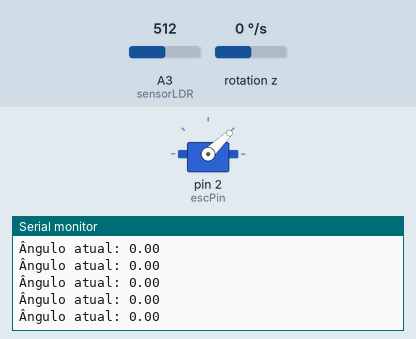
Simulated run of this sketch. Board: Arduino Uno, built with avr-gcc and run on an emulated ATmega328P. On the bench: servo, the last lines printed to the serial monitor. Wiring (inferred from the names in the program): MPU-6050 motion sensor at I2C address 0x68. The inputs (shaded band) are chosen by the test bench; at power-on: rotation z 0 °/s, A3 (sensorLDR) = 512.

Above: at 8.3 s.
8.4 s: rotation z set to -192 °/s
At 9.1 s:
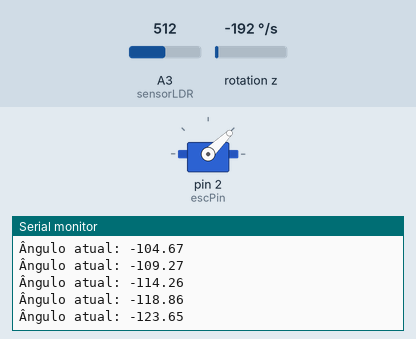
11.4 s: rotation z set to -100 °/s
At 12.0 s:
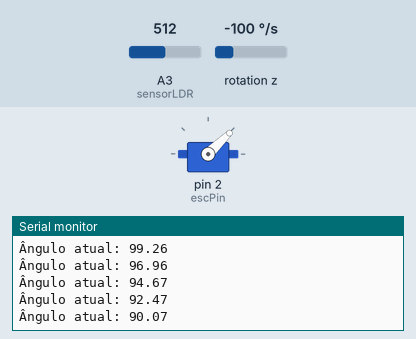
Timing chart, 0 to 14.4 s (numbered marks = the images above; inputs shaded):
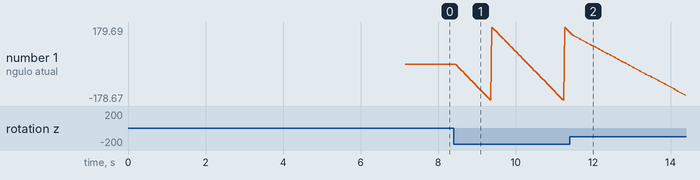

Measured:
- after the input at 8.4 s, the serial monitor: prints a new line after 0.07 s (image 1)
- plotted number 1: 0 → 156 after the input at 8.4 s

The sketch:

controledeatitude_v1.ino
```cpp
#include <Servo.h>
#include <Wire.h>

// --- ESC (opcional, pode remover se não usar agora) ---
Servo esc;
const int escPin = 2;

// --- LDR ---
int sensorLDR = A3;
double menorLuz = 1023.0;  // começa no máximo possível do ADC
double anguloMaisClaro = 0.0;

// --- MPU6050 ---
#define MPU_ADDRESS 0x68
double GYRO_ERROR = 0.0;
double yawAngle = 0, yawAngularSpeed = 0;

// --- Filtro simples ---
const int numReadings = 20;
double readings[numReadings];
int readIndex = 0;
double total = 0, rollingAvg = 0;

// --- Tempo ---
long timeCur, timePrev;

// --- Funções ---
int16_t readMPU() {
  Wire.beginTransmission(MPU_ADDRESS);
  Wire.write(0x47);
  Wire.endTransmission(false);
  Wire.requestFrom(MPU_ADDRESS, 2, true);
  return Wire.read() << 8 | Wire.read();
}

void calibrateMPU() {
  GYRO_ERROR = 0;
  for (int i = 0; i < 200; i++) {
    GYRO_ERROR += readMPU();
    delay(20);
  }
  GYRO_ERROR /= 200.0;
}

void setup() {
  Serial.begin(9600);

  // Inicializa ESC (opcional)
  esc.attach(escPin);
  esc.writeMicroseconds(1000);

  // Inicializa LDR
  pinMode(sensorLDR, INPUT);

  // Inicializa filtro
  for (int i = 0; i < numReadings; i++) readings[i] = 0;

  // Inicializa MPU
  Wire.begin();
  Wire.beginTransmission(MPU_ADDRESS);
  Wire.write(0x6B);
  Wire.write(0);
  Wire.endTransmission(true);

  Wire.beginTransmission(MPU_ADDRESS);
  Wire.write(0x1B);
  Wire.write(0x10); // 1000 dps
  Wire.endTransmission(true);

  delay(3000);
  calibrateMPU();

  timeCur = millis();
}

void loop() {
  int leitura = analogRead(sensorLDR);

  if (millis() - timeCur > 10) {
    timePrev = timeCur;
    timeCur = millis();

    // Atualiza ângulo
    yawAngularSpeed = ((double)readMPU() - GYRO_ERROR) / 32.8;
    yawAngle += yawAngularSpeed * (timeCur - timePrev) / 1000.0;

    while (yawAngle <= -180) yawAngle += 360;
    while (yawAngle > 180) yawAngle -= 360;

    // Atualiza média móvel
    total -= readings[readIndex];
    readings[readIndex] = yawAngularSpeed;
    total += readings[readIndex];
    readIndex++;
    if (readIndex >= numReadings) readIndex = 0;
    rollingAvg = total / numReadings;
  }

  // Salva ângulo se a luz aumentou (resistência diminuiu)
  if (leitura < menorLuz) {
    menorLuz = leitura;
    anguloMaisClaro = yawAngle;
    Serial.print("Máximo de luz: ");
    Serial.print(menorLuz);
    Serial.print(" no ângulo: ");
    Serial.println(anguloMaisClaro);
  }

  // Debug opcional: ângulo atual
   Serial.print("Ângulo atual: ");
   Serial.println(yawAngle);
}
```
